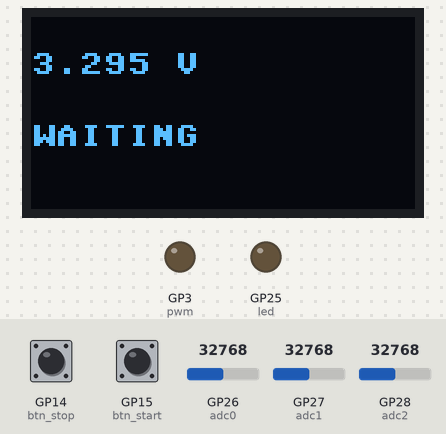
The program below on a simulated Raspberry Pi Pico running MicroPython. Parts: 128×64 one-colour display, output pins drawn as LEDs (lit = HIGH). Dashed ring = blinking. The test bench sets the inputs (shaded band); at power-on: GP15 (btn_start) HIGH, GP26 (adc0) = 32768, GP14 (btn_stop) HIGH, GP27 (adc1) = 32768, GP28 (adc2) = 32768 (analog values on the 0–65535 scale). Files the program writes start out absent; library files of the repository ran but are not shown: ssd1306.py; what the program prints to the serial console is not drawn. At 4.4 s the program stops and its outputs stay as they are.

Above: at 1.2 s.
1.3 s: GP15 (btn_start) pulled LOW for 0.15 s
At 1.9 s:
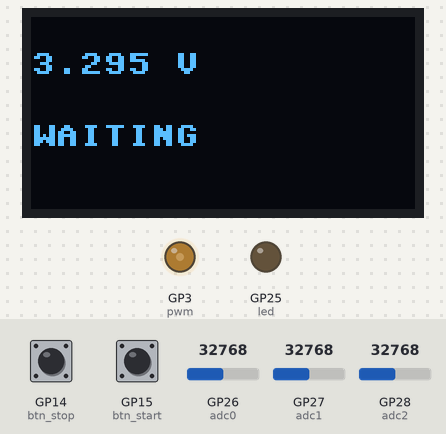
At 3.1 s:
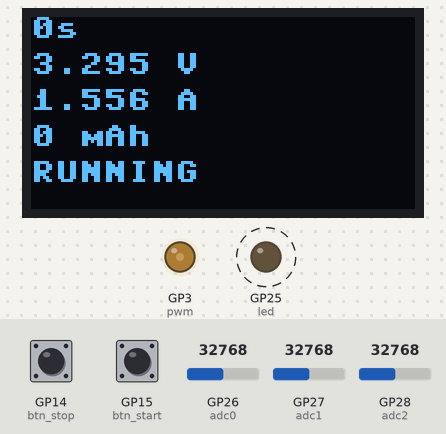
4.4 s: GP26 (adc0) set to 19660
At 5.5 s:
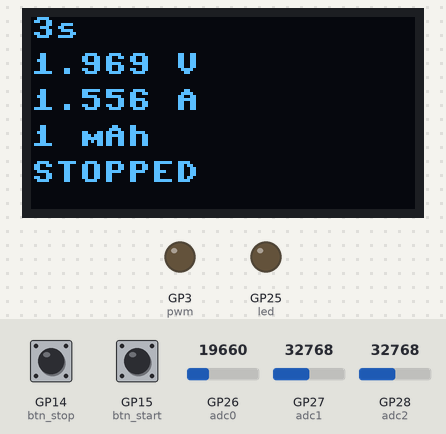
Timing chart, 0 to 5.9 s (numbered marks = the images above; inputs shaded):
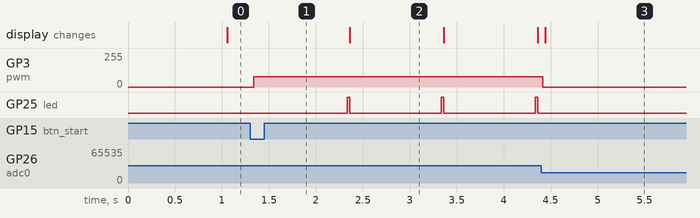

The program:

liion_measure_04.py
```python
# Switchoff voltage:
threshold = 3.0
Idischarge = 1.0
filename = 'LiIon.dat'
header = '# t/s \t U/V \t I/A \t Q/As \t Q/mAh\n'

Q_As = 0
Q_mAh = 0

from machine import Pin, ADC, Timer, I2C, PWM
import time
import os, sys

timer = Timer()

btn_start = Pin(15, Pin.IN, Pin.PULL_UP)
btn_stop = Pin(14, Pin.IN, Pin.PULL_UP)
#led = Pin(25, Pin.OUT)
led = Pin('LED', Pin.OUT)

# OLED
from ssd1306 import SSD1306_I2C
i2c = I2C(0, scl=Pin(9), sda=Pin(8))
oled = SSD1306_I2C(128, 64, i2c)

# DAC via PWM for current setting:
pwm = PWM(Pin(3))
pwm.duty_u16(32767)
pwm.freq(100000)

def set_dac(v):
    duty = int(65535 * v / 3.3)
    pwm.duty_u16(duty)


#--------------------------------------------------------------------
seconds = 0
voltage = 0
current = 0
nbval = 0

# ADC
a0 = Pin(26, Pin.IN) # his is needed to turn input to high impedance
a1 = Pin(27, Pin.IN) # this is needed to turn input to high impedance
a2 = Pin(28, Pin.IN)
adc0 = ADC(0)
adc1 = ADC(1)
adc2 = ADC(2)


class LinCalc():
    # y = k0 + k1 * x
    def __init__(self, k0 = 0, k1 = 1):
        self.k0 = k0
        self.k1 = k1

    def calc(self, x):
        y = self.k0  + self.k1 * x
        return y

def readADC(adc, n = 10):
    # adc = adc0, adc1, adc2
    # n = nb of vallues for mean
    vm = 0
    for i in range(0, n):
        v = adc.read_u16()
        vm += v
    v = vm / n
    v = v * 3.3 / 65535
    return v


clin0 = LinCalc(k0 = -0.02, k1 = 2.00926177)
clin1 = LinCalc(k0 = -0.02, k1 = 0.955)
clin2 = LinCalc(k0 = -0.02, k1 = 2 * 0.992073)

def get_adc():
    v0 = readADC(adc0)
    v0 = clin0.calc(v0)

    v1 = readADC(adc1)
    v1 = clin1.calc(v1)

    v2 = readADC(adc2)
    v2 = clin2.calc(v2)
    return v0, v1, v2

#----------------------------------------------------

def say_hello():
    print("LIon TEST")
    print("# I2C Address      : "+hex(i2c.scan()[0]).upper()) # Display device address
    print("# I2C Configuration: "+str(i2c))                   # Display I2C config
    print("# Waiting for start button")

    time.sleep(1)


def print_values():
    s = "%i\t%.3f\t%.3f\t%.3f\t%.3f" % (seconds, voltage, current, Q_As, Q_mAh)
    print(s)


def oled_waiting():
    oled.fill(0)
    oled.text("%.3f V" % voltage, 0, 12)
    oled.text("WAITING",0,36)
    oled.show()

def oled_running():
    oled.fill(0)
    oled.text(str(seconds) +"s", 0, 0)
    oled.text("%.3f V" % voltage, 0, 12)
    oled.text("%.3f A" % current, 0, 24)
    oled.text("%i mAh" % Q_mAh, 0, 36)
    oled.text("RUNNING", 0, 48)
    oled.show()

def oled_stopped():
    oled.fill(0)
    oled.text(str(seconds) + "s", 0, 0)
    oled.text("%.3f V" % voltage, 0, 12)
    oled.text("%.3f A" % current, 0, 24)
    oled.text("%i mAh" % Q_mAh, 0, 36)
    oled.text("STOPPED", 0, 48)
    oled.show()

def oled_sentdata(l):
    oled.fill(0)
    oled.text("SENT DATA", 0, 12)
    oled.text(str(l) + " chars", 0, 24)
    oled.text("RESET TO START", 0, 48)
    oled.show()

def oled_error(e):
    oled.fill(0)
    oled.text("ERROR !", 0, 12)
    oled.text(e, 0, 24)
    oled.text("RESET TO START", 0, 48)
    oled.show()

def set_current(I):
    set_dac(I)

def measure():
    global voltage, current
    v0, v1, v2 = get_adc()
    voltage = v0
    current = v1


#-------------------------------------------------------------
# Timer callback function
# This is wher it happens!
def timer_callback(void):
    # This is called via timer interrupt every second
    global seconds, voltage, Q_As, Q_mAh
    led.on()
    measure()
    print_values()
    oled_running()
    if ( seconds <= 60 ) or (seconds % 10 ==0):
        store()
    led.off()
    seconds += 1
    Q_As += current
    Q_mAh = Q_As / 3.6

#------------------------------------------------------------------------
def delete_old_file():
    try:
        os.remove(filename)
        print("Remove old " + filename)
    except:
        print("Could not delete " + filename)
        print(os.listdir())


def create_file():
    try:
        f = open(filename, 'w')
        f.write('# LiIon measure capacity\n')
        f.write("# V0 = %.3fV\n" % idle_voltage)
        f.write(header)
        f.close()
    except:
        print("Error creating " + filename)

def store():
    s = "%i\t%.3f\t%.3f\t%.3f\t%.3f" % (seconds, voltage, current, Q_As, Q_mAh)
    f = open(filename, "a")
    f.write(s + '\n')
    f.close()

def send_data():

    try:
        f = open(filename, 'r')
        t = f.read()
        f.close()
        print(t)
        oled_sentdata(len(t))
    except:
        print("Could not read " + filename)
        oled_error("Error sending data")


#--------------------------------------------------------------------------------------
##   MAIN


set_current(0)
say_hello()

# Wait for button start
while btn_start.value():
    if btn_stop.value() ==0:
        send_data()
        sys.exit()
    measure()
    print("##   %.3fV" % voltage, end = '\r')
    idle_voltage = voltage
    oled_waiting()
    time.sleep(0.05)

# START
# Init timer and set discharge current
timer.init(period = 1000, callback = timer_callback)      # in ms!
print("\n # Start")
print(header)
delete_old_file()
create_file()
set_current(Idischarge)


# The measurement, display and stoe is done in the timer_callback function

# Wait for voltage < threshold or stop button
while btn_stop.value():
    measure()

    if voltage < threshold:
        set_current(0)
        break
    time.sleep(0.05)
timer.deinit()
set_current(0)
print("# STOPPED at %.3fV" % voltage)
print("# Q = ", Q_mAh, "mAh")
oled_stopped()


#---------------------------------------------------------------------------------------
# Callback function must be defined before init timer!


#timer.init(freq = 1, mode = timer.PERIODIC, callback = do_it)       # in Hz!
```

Measured:
- after the input at 1.3 s, GP3 (pwm): 0/255 → 77/255 at once; GP25 (led): alternates HIGH for 0.03 s and LOW for 0.97 s, starting after 1.0 s
- after the input at 4.4 s, GP3 (pwm): 77/255 → 0/255 at once; GP25 (led): stays LOW (without the input it goes to HIGH after 0.94 s); the display: changes at once (image 3)
- what the display in image 2 shows lasts 1.0 s, from 2.4 s to 3.4 s
